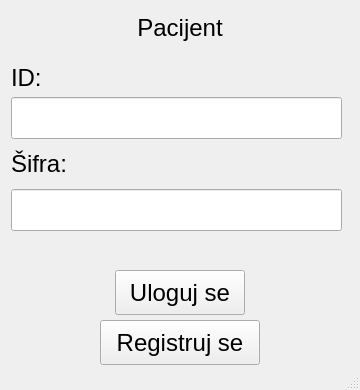
<?xml version="1.0" encoding="UTF-8"?>
<ui version="4.0">
 <class>PacijentLoginWindow</class>
 <widget class="QMainWindow" name="PacijentLoginWindow">
  <property name="geometry">
   <rect>
    <x>0</x>
    <y>0</y>
    <width>360</width>
    <height>390</height>
   </rect>
  </property>
  <property name="windowTitle">
   <string>Ambulanta</string>
  </property>
  <widget class="QWidget" name="centralwidget">
   <widget class="QLabel" name="pacijentLoginSIfra">
    <property name="geometry">
     <rect>
      <x>11</x>
      <y>146</y>
      <width>72</width>
      <height>36</height>
     </rect>
    </property>
    <property name="font">
     <font>
      <pointsize>18</pointsize>
     </font>
    </property>
    <property name="text">
     <string>Šifra:</string>
    </property>
   </widget>
   <widget class="QLabel" name="pacijentLoginLabel">
    <property name="geometry">
     <rect>
      <x>130</x>
      <y>10</y>
      <width>100</width>
      <height>36</height>
     </rect>
    </property>
    <property name="font">
     <font>
      <pointsize>18</pointsize>
     </font>
    </property>
    <property name="text">
     <string>Pacijent</string>
    </property>
    <property name="alignment">
     <set>Qt::AlignCenter</set>
    </property>
   </widget>
   <widget class="QPushButton" name="pacijent_login">
    <property name="geometry">
     <rect>
      <x>115</x>
      <y>270</y>
      <width>130</width>
      <height>45</height>
     </rect>
    </property>
    <property name="font">
     <font>
      <pointsize>18</pointsize>
     </font>
    </property>
    <property name="text">
     <string>Uloguj se</string>
    </property>
   </widget>
   <widget class="QPushButton" name="pacijent_registruj">
    <property name="geometry">
     <rect>
      <x>100</x>
      <y>320</y>
      <width>160</width>
      <height>45</height>
     </rect>
    </property>
    <property name="font">
     <font>
      <pointsize>18</pointsize>
     </font>
    </property>
    <property name="text">
     <string>Registruj se</string>
    </property>
   </widget>
   <widget class="QLineEdit" name="id_pacijent_login">
    <property name="geometry">
     <rect>
      <x>11</x>
      <y>97</y>
      <width>331</width>
      <height>42</height>
     </rect>
    </property>
    <property name="font">
     <font>
      <pointsize>18</pointsize>
     </font>
    </property>
   </widget>
   <widget class="QLabel" name="pacijentLoginIme">
    <property name="geometry">
     <rect>
      <x>11</x>
      <y>60</y>
      <width>42</width>
      <height>36</height>
     </rect>
    </property>
    <property name="font">
     <font>
      <pointsize>18</pointsize>
     </font>
    </property>
    <property name="text">
     <string>ID:</string>
    </property>
   </widget>
   <widget class="QLineEdit" name="sifra_pacijent_login">
    <property name="geometry">
     <rect>
      <x>11</x>
      <y>189</y>
      <width>331</width>
      <height>42</height>
     </rect>
    </property>
    <property name="font">
     <font>
      <pointsize>18</pointsize>
     </font>
    </property>
   </widget>
   <widget class="QLabel" name="label">
    <property name="geometry">
     <rect>
      <x>20</x>
      <y>240</y>
      <width>220</width>
      <height>21</height>
     </rect>
    </property>
    <property name="font">
     <font>
      <pointsize>10</pointsize>
     </font>
    </property>
    <property name="text">
     <string/>
    </property>
   </widget>
  </widget>
  <widget class="QStatusBar" name="statusbar"/>
 </widget>
 <resources/>
 <connections/>
</ui>
